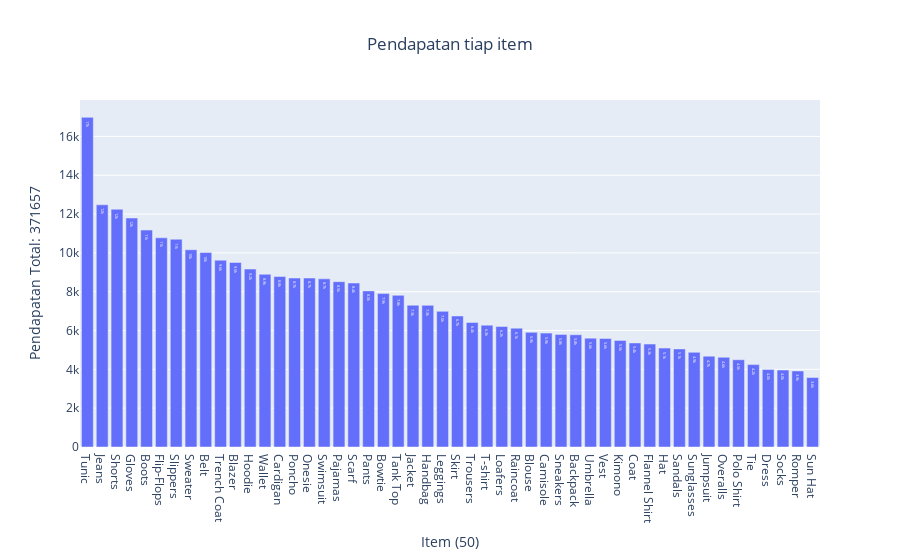

Notebook code for this chart:
### Markdown cell above
Pada display diatas adalah kita membuat dataframe bernama 'pendapatan' yang berisi 2 kolom (item dan Harga ($)) yang berisi:<br>
Top 5 pendapatan tertinggi, dan pada display bawahnya Top 5 pendapatan terendah

### Code cell
fig = px.bar(pendapatan, y='Harga ($)', x='Item', text_auto='.2s',
            title="Pendapatan tiap item")
fig.update_layout(title_x = 0.5)
fig.update_yaxes( title_text="Pendapatan Total: " + str(income))
fig.update_xaxes(title_text="Item (50)")
fig.show()

### Figure 1 — Plotly figure (JSON) as saved in the notebook; plotly's stock layout.template omitted (floating-point values rounded to 4 significant figures)
{"data": [{"alignmentgroup": "True", "hovertemplate": "Item=%{x}<br>Harga ($)=%{y}<extra></extra>", "legendgroup": "", "marker": {"color": "#636efa", "pattern": {"shape": ""}}, "name": "", "offsetgroup": "", "orientation": "v", "showlegend": false, "textposition": "auto", "texttemplate": "%{y:.2s}", "type": "bar", "x": ["Tunic", "Jeans", "Shorts", "Gloves", "Boots", "Flip-Flops", "Slippers", "Sweater", "Belt", "Trench Coat", "Blazer", "Hoodie", "Wallet", "Cardigan", "Poncho", "Onesie", "Swimsuit", "Pajamas", "Scarf", "Pants", "Bowtie", "Tank Top", "Jacket", "Handbag", "Leggings", "Skirt", "Trousers", "T-shirt", "Loafers", "Raincoat", "Blouse", "Camisole", "Sneakers", "Backpack", "Umbrella", "Vest", "Kimono", "Coat", "Flannel Shirt", "Hat", "Sandals", "Sunglasses", "Jumpsuit", "Overalls", "Polo Shirt", "Tie", "Dress", "Socks", "Romper", "Sun Hat"], "xaxis": "x", "y": [16980, 12475, 12246, 11793, 11174, 10776, 10702, 10160, 10018, 9622, 9506, 9165, 8897, 8781, 8704, 8703, 8663, 8516, 8447, 8041, 7904, 7813, 7303, 7296, 6986, 6748, 6415, 6277, 6205, 6122, 5906, 5868, 5800, 5781, 5608, 5590, 5491, 5361, 5302, 5095, 5053, 4876, 4678, 4621, 4494, 4245, 3989, 3965, 3916, 3580], "yaxis": "y"}], "layout": {"barmode": "relative", "legend": {"tracegroupgap": 0}, "title": {"text": "Pendapatan tiap item", "x": 0.5}, "xaxis": {"anchor": "y", "domain": [0, 1], "title": {"text": "Item (50)"}}, "yaxis": {"anchor": "x", "domain": [0, 1], "title": {"text": "Pendapatan Total: 371657"}}}}
